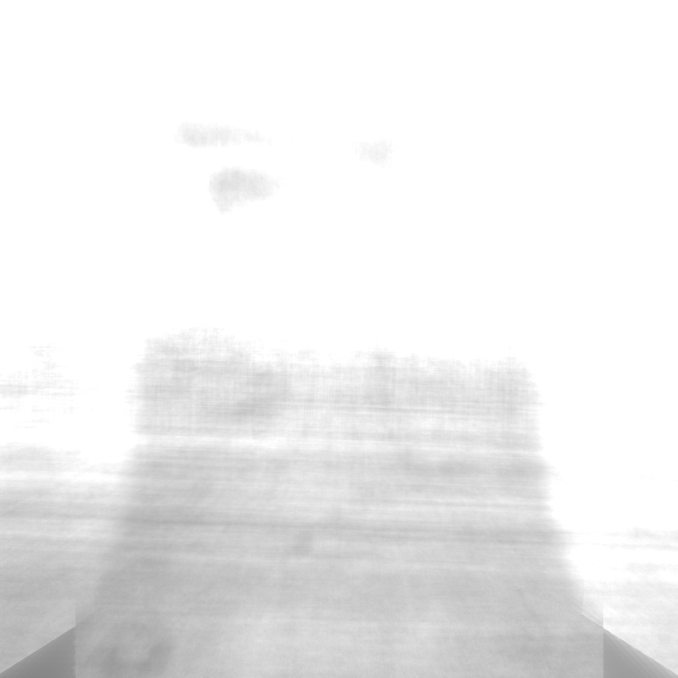
#> input picture cam1.png, 2032 x 2032 px (shown at 1/3 size)
$ python -i smear_detection.py   (imports and definitions only)   (Python 2 division)   (older library calls are emulated)
#> lines starting #> are read from the running program, lines starting #| are printed output that depends on the picture; after the words box and inside, x2 and y2 are one past the last pixel; in counts of white or black regions, pixels touching at a corner belong together
#> further down, picture is the input picture: shape (2032, 2032); min 133, max 255, mean 237.9
#!/usr/bin/env python
import numpy as np
import cv2
import glob
import sys
import scipy.ndimage as scpy
from skimage.filter import threshold_adaptive


# calculates of the average of the obtained subtracted images
# [27 lines left out: function find_average, not called in this run]


#Function to display an image
def display(image,window_name,time):

  cv2.namedWindow(window_name,cv2.WINDOW_NORMAL)
  cv2.resizeWindow(window_name, 600,600)
  cv2.imshow(window_name, image)
  cv2.waitKey(time)                   # Wait for a keystroke in the window


# another approach
# [24 lines left out: function threshold2, not called in this run]


# post processing of obtained averages
def threshold(image):

    gaussian_image = scpy.gaussian_filter(image, (10,10))
    display(gaussian_image,'gaussian_image',0)
    clahe = cv2.createCLAHE(clipLimit=15.0, tileGridSize=(6,6))
    cl1 = clahe.apply(gaussian_image)
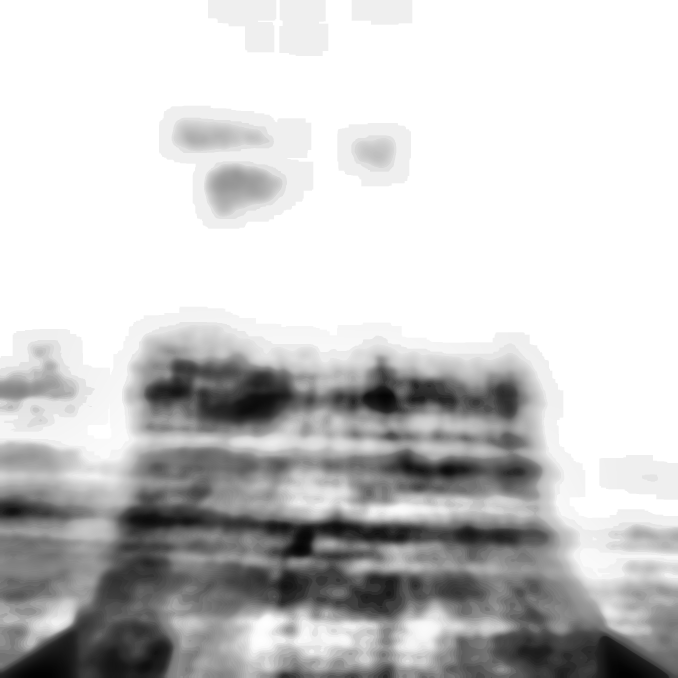
#> cl1: shape (2032, 2032) (shown at 1/3 size); min 2, max 255, mean 202
    display(cl1,'clahe',0)

    threshold_image = threshold_adaptive(cl1, 255, offset = 10)
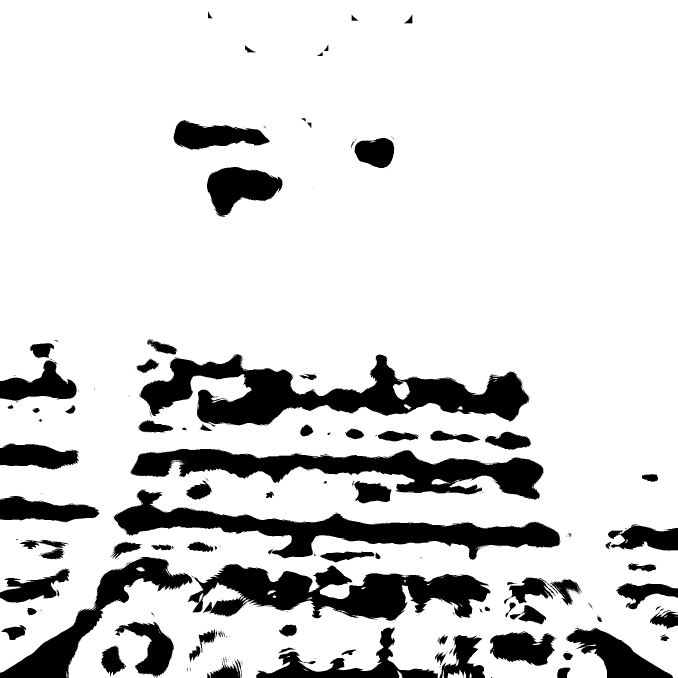
#> threshold_image: shape (2032, 2032) bool (shown at 1/3 size); 83.9% white; 433 black regions (324 under 20 px), largest, box (x1, y1, x2, y2) and area: (421, 1063, 1587, 1280) 110321, (341, 1467, 1681, 1679) 82932, (391, 1347, 1630, 1499) 80949
    threshold_average_image = threshold_image.astype(np.uint8) * 255
#> threshold_average_image: shape (2032, 2032); 83.9% white; 433 black regions (324 under 20 px)
    display(threshold_average_image,'threshold_average_image',0)

    image, contours, hier = cv2.findContours(threshold_average_image, cv2.RETR_TREE,cv2.CHAIN_APPROX_SIMPLE)#, cv2.RETR_LIST, cv2.CHAIN_APPROX_SIMPLE)
#> contours = 1214 contours, 1068 with area under 20; largest, box (x1, y1, x2, y2) and area: (0, 0, 2032, 2032) 3937166, (420, 1062, 1588, 1277) 114529, (340, 1466, 1681, 1680) 84840, (562, 1691, 1472, 1863) 83628, (390, 1346, 1631, 1500) 83524
    smears=[]

    for cnt in contours:

        area = cv2.contourArea(cnt)
        # if area>6000 and area<25000:  #cam1
        if area>25000 and area<26000:  #cam3
        # if area>6800 and area<7000:  #cam5
        # if area>6800 and area<7000:  #cam0,2
            print 'area=',area
            smears.append(cnt)
#> this loop made 1214 passes
#> area on passes 2, 10, 13: 44, 75.5, 111.5
#> after the loop, smears = []

    mask = np.zeros(threshold_average_image.shape, np.uint8)
    cv2.drawContours(mask, smears, - 1, (255, 255, 255), -1)
#> mask: shape (2032, 2032); every value is 0

    # cv2.drawContours(mask, smears, 1, (255, 255, 255), -1)  #cam 1
    # cv2.drawContours(mask, smears, 2, (255, 255, 255), -1)  #cam 1
    # cv2.drawContours(mask, smears, 3, (255, 255, 255), -1)  #cam 1

    cv2.imwrite('mask.jpg',mask)
    print 'mask saved'

    cv2.destroyAllWindows()
    return 255-mask
#> returned value: shape (2032, 2032); every value is 255


# [24 lines left out: function main, not called in this run]


# [2 lines not run here, left out]
    # sys.exit(0)

>>> import cv2
>>> picture = cv2.imread('cam1.png', cv2.IMREAD_GRAYSCALE)
>>> result = threshold(picture)

$ run again, on cam0.png
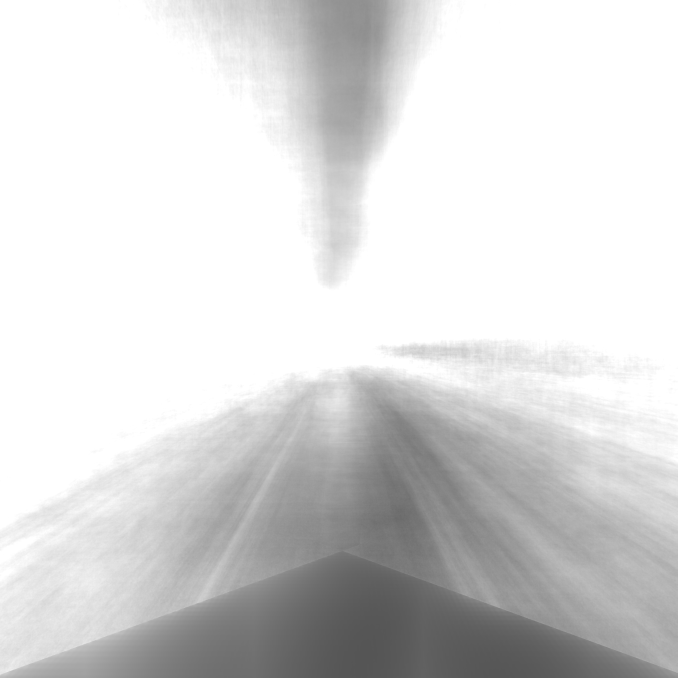
#> input picture cam0.png, 2032 x 2032 px (shown at 1/3 size)
#> picture is the input picture: shape (2032, 2032); min 85, max 255, mean 217
#> in threshold, `cl1 = clahe.apply(gaussian_image)`:
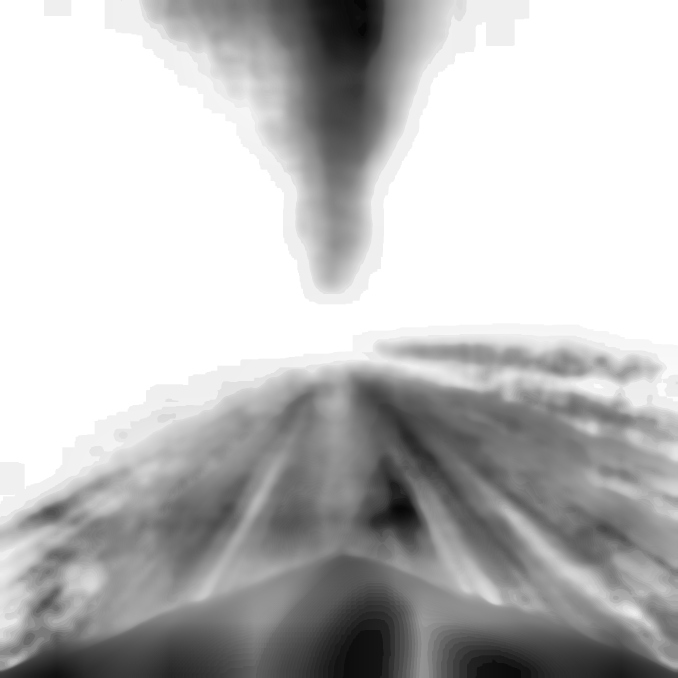
#> cl1: shape (2032, 2032) (shown at 1/3 size); min 6, max 255, mean 190.3
#> in threshold, `threshold_image = threshold_adaptive(cl1, 255, offset = 10)`:
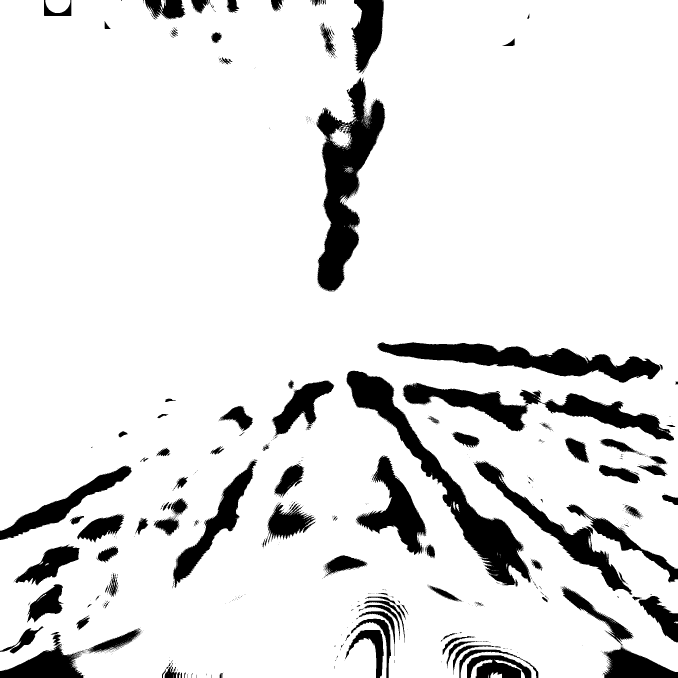
#> threshold_image: shape (2032, 2032) bool (shown at 1/3 size); 88.4% white; 1215 black regions (1064 under 20 px), largest, box (x1, y1, x2, y2) and area: (949, 232, 1156, 874) 57011, (1039, 1112, 1592, 1760) 55726, (1131, 1027, 1981, 1148) 43017
#> threshold_average_image: shape (2032, 2032); 88.4% white; 1215 black regions (1064 under 20 px)
#> contours = 3509 contours, 3340 with area under 20; largest, box (x1, y1, x2, y2) and area: (0, 0, 2032, 2032) 4009005, (949, 231, 1157, 875) 61582, (1039, 1111, 1593, 1761) 57236, (1130, 1026, 1982, 1149) 44034, (1421, 1381, 1898, 1785) 26249
#> the loop in threshold, `for cnt in contours: ` made 3509 passes
#> area on passes 8, 31, 32: 329.5, 570, 849
#> after the loop in threshold, `for cnt in contours:`: smears = []
#> mask: shape (2032, 2032); every value is 0

$ run again, on cam3.png
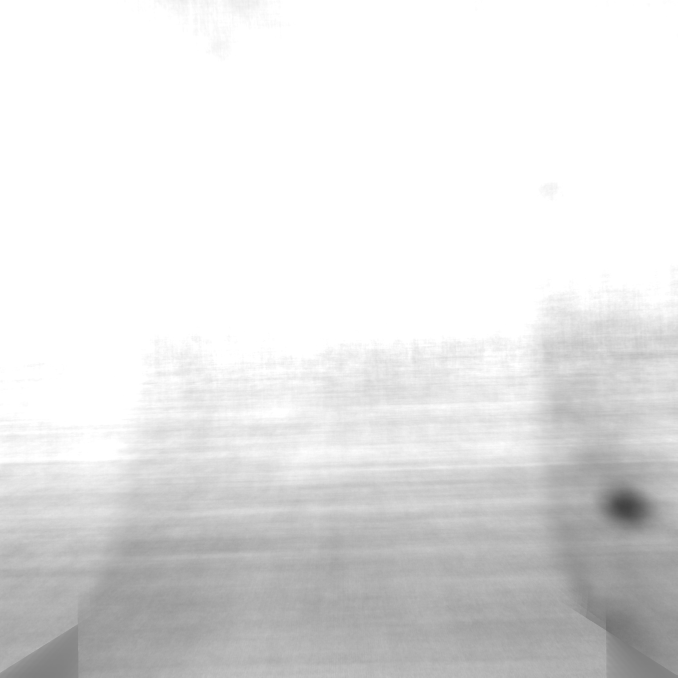
#> input picture cam3.png, 2032 x 2032 px (shown at 1/3 size)
#> picture is the input picture: shape (2032, 2032); min 66, max 255, mean 227
#> in threshold, `threshold_image = threshold_adaptive(cl1, 255, offset = 10)`:
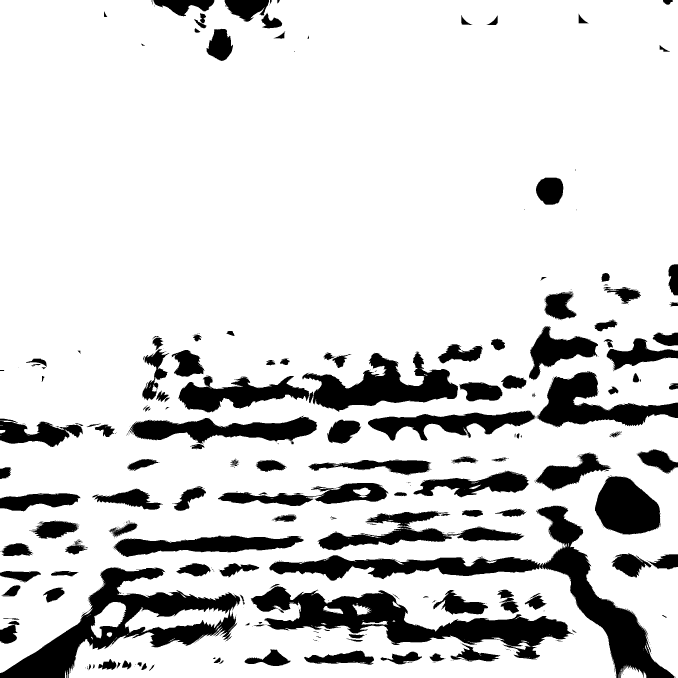
#> threshold_image: shape (2032, 2032) bool (shown at 1/3 size); 83.7% white; 616 black regions (438 under 20 px), largest, box (x1, y1, x2, y2) and area: (808, 1516, 2023, 2032) 80743, (752, 1759, 1722, 1978) 69621, (0, 1702, 721, 2032) 68842
#> threshold_average_image: shape (2032, 2032); 83.7% white; 616 black regions (438 under 20 px)
#> contours = 1490 contours, 1286 with area under 20; largest, box (x1, y1, x2, y2) and area: (0, 0, 2032, 2032) 3858262, (751, 1758, 1721, 1979) 73855, (906, 1054, 1375, 1236) 38424, (384, 1246, 953, 1332) 26314, (1784, 1428, 1981, 1605) 25401
#> the loop in threshold, `for cnt in contours: ` made 1490 passes
#> area on passes 3 to 5: 77.5, 35.5, 25
#> (printed output is left out)
#> after the loop in threshold, `for cnt in contours:`: smears = 1 contour; box (x1, y1, x2, y2) and area: (1784, 1428, 1981, 1605) 25401
#> in threshold, `cv2.drawContours(mask, smears, - 1, (255, 255, 255), -1)`:
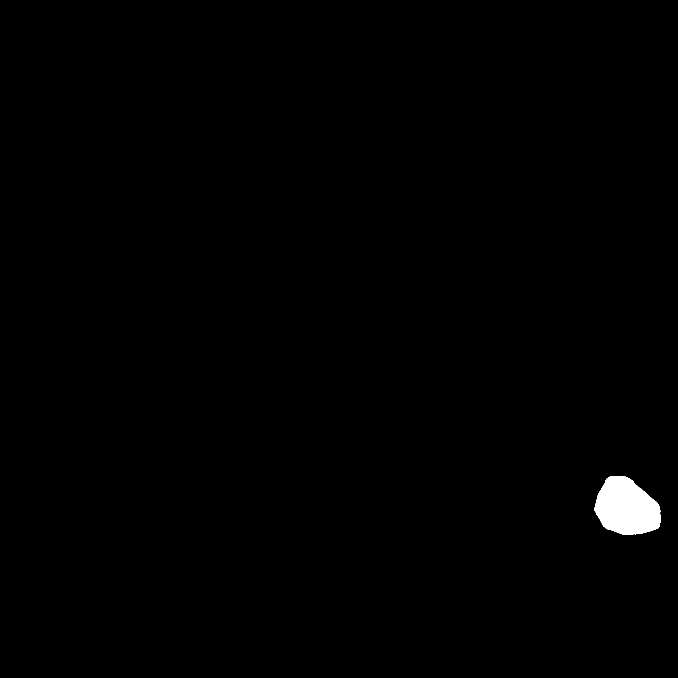
#> mask: shape (2032, 2032) (shown at 1/3 size); 0.62% white; 1 white region, box (x1, y1, x2, y2) and area: (1784, 1428, 1981, 1605) 25678
